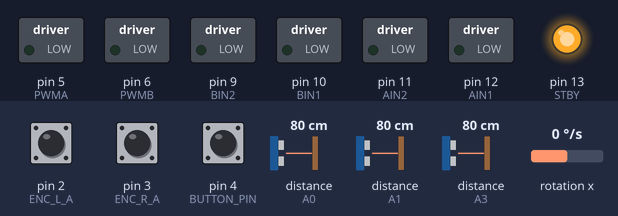
A program run on a simulated Arduino Nano, built with avr-gcc and run on an emulated ATmega328P. Parts: switched loads named in the program (green lamp = pin HIGH), output pins drawn as LEDs (lit = HIGH). Wiring (inferred from the names in the program): MPU-6050 motion sensor at I2C address 0x68. Inputs (shaded band) come from the test bench; at power-on: pin 4 (BUTTON_PIN) HIGH, distance to the obstacle (sensors on A3, A0, A1) 80 cm, rotation x 0 °/s, pin 2 (ENC_L_A) HIGH, pin 3 (ENC_R_A) HIGH. Pins used as bus, display or sensor lines are not drawn; what the program prints to the serial monitor is not drawn.

Above: at 1.2 s.
1.3 s: pin 4 (BUTTON_PIN) pulled LOW for 0.15 s
At 3.3 s:
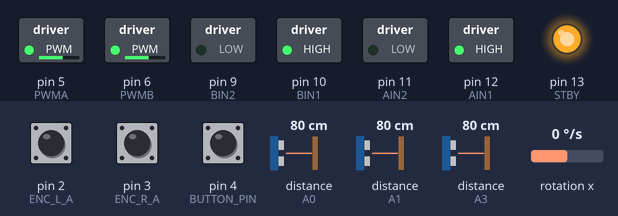
4.3 s: distance to the obstacle (sensor on A3) set to 6 cm
5.8 s: distance to the obstacle (sensor on A3) set to 3 cm
At 5.98 s:
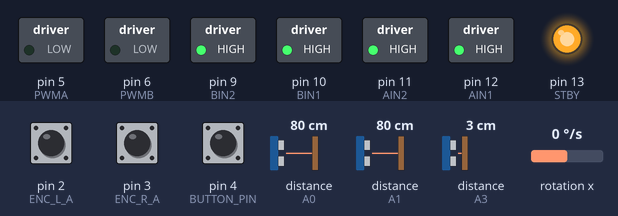
At 7.2 s:
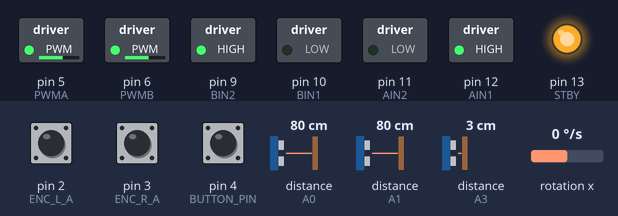
7.6 s: rotation x set to -192 °/s
At 9.3 s:
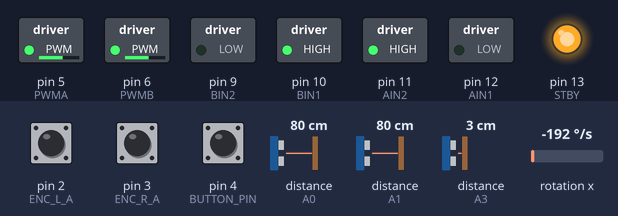
10.6 s: distance to the obstacle (sensor on A0) set to 9 cm
13.6 s: distance to the obstacle (sensor on A0) set to 6 cm
Timing chart, 0 to 16.6 s (numbered marks = the images above; inputs shaded):
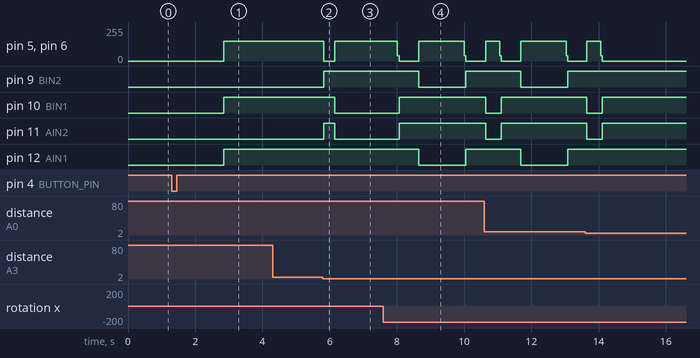

The program:

main.cpp
```cpp
// Test: Stage 7 — Explore and Speed Run
// This is the final integration test simulating a true Micromouse run.
// 1. Robot starts at (0,0) facing NORTH and explores the maze using floodfill.
// 2. Goal reached: Stops, prints maze and optimal path.
// 3. User physically moves robot back to (0,0) facing NORTH.
// 4. User clicks button. Robot executes speed run along optimal path.

#include "config.h"
#include "motion.h"
#include "imu.h"
#include "motors.h"
#include "encoders.h"
#include "sensors.h"
#include "maze.h"
#include "floodfill.h"
#include "navigation.h"
#include <Arduino.h>

enum TestState { TST_IDLE, TST_CALIBRATING, TST_EXPLORING, TST_SOLVED, TST_RUNNING, TST_DONE };
TestState state = TST_IDLE;

unsigned long buttonPressTime = 0;
bool buttonHeld = false;

// ── Button state machine ─────────────────────────────────────────────────────
bool checkLongPress() {
  if (digitalRead(BUTTON_PIN) == LOW) {
    if (buttonPressTime == 0) buttonPressTime = millis();
    else if (millis() - buttonPressTime > 1000) { buttonHeld = true; return true; }
  } else {
    if (buttonHeld) { buttonHeld = false; buttonPressTime = 0; return false; }
    buttonPressTime = 0;
  }
  return false;
}

void waitForRelease() {
  while (digitalRead(BUTTON_PIN) == LOW) delay(10);
  delay(50);
}

// ─────────────────────────────────────────────────────────────────────────────
void setup() {
  Serial.begin(115200);
  pinMode(BUTTON_PIN, INPUT_PULLUP);

  initMotion();
  initSensors();

  Serial.println(F("=== Stage 7: Explore & Speed Run ==="));
  Serial.println(F("Place robot at maze position (0,0) facing NORTH."));
  Serial.println(F("Click button to calibrate IMU and start exploration."));
}

void loop() {
  // Long press reset
  if (checkLongPress()) {
    Serial.println(F("\n[RESET] Returning to IDLE."));
    state = TST_IDLE;
    brake();
    delay(500);
    buttonHeld = false;
    buttonPressTime = 0;
    Serial.println(F("Place at (0,0) NORTH. Click to Calibrate & Explore."));
    return;
  }

  switch (state) {
    case TST_IDLE:
      if (digitalRead(BUTTON_PIN) == LOW && !buttonHeld) {
        waitForRelease();
        state = TST_CALIBRATING;
      }
      break;

    case TST_CALIBRATING:
      Serial.println(F("Calibrating IMU — keep bot STILL..."));
      initIMU();

      Serial.println(F("Initializing Navigation..."));
      initNavigation(0, 0, NORTH);

      Serial.println(F("Starting exploration..."));
      delay(1000);
      state = TST_EXPLORING;
      break;

    case TST_EXPLORING: {
      bool atGoal = exploreStep();
      if (atGoal) {
        Serial.println(F("\n*** GOAL REACHED! ***"));
        printMaze();

        Serial.println(F("Computing Shortest Path (Speed Run Profile)..."));
        computeSpeedRunPath(); // Generates F/L/R string

        Serial.println(F("\n--- EXPLORATION COMPLETE ---"));
        Serial.println(F("1. Pick up the robot."));
        Serial.println(F("2. Place it back at START (0,0) facing NORTH."));
        Serial.println(F("3. Click button to EXECUTE Speed Run."));
        state = TST_SOLVED;
      }
      break;
    }

    case TST_SOLVED:
      if (digitalRead(BUTTON_PIN) == LOW && !buttonHeld) {
        waitForRelease();
        Serial.println(F("Recalibrating IMU for Speed Run... Keep STILL."));
        initIMU(); // Recalibrate in case the user tilted it when picking it up
        delay(1000);
        state = TST_RUNNING;
      }
      break;

    case TST_RUNNING:
      executeSpeedRun();
      Serial.println(F("Hold button to reset."));
      state = TST_DONE;
      break;

    case TST_DONE:
      break;
  }
}
```

encoders.h
```cpp
#pragma once

#include "config.h"

extern volatile long leftTicks;
extern volatile long rightTicks;

void initEncoders();
void resetEncoders();
long getLeftTicks();
long getRightTicks();
```

floodfill.h
```cpp
#pragma once

#include <stdint.h>
#include "config.h"
#include "maze.h"

void floodFill();
Direction getBestDirection(uint8_t x, uint8_t y, Direction heading);
```

imu.h
```cpp
#pragma once

#include "config.h"

bool initIMU();
bool calibrateGyro();
void updateYawAngle();
float getYawAngle();
void resetYaw();
```

maze.h
```cpp
#pragma once

#include <stdint.h>
#include "config.h"

struct Cell {
  uint8_t walls;     // Bitmask: bit 0=N, 1=E, 2=S, 3=W
  uint8_t distance;  // Flood fill distance value (0-255)
  bool visited;      // Has robot entered this cell?
};

extern Cell maze[MAZE_SIZE][MAZE_SIZE];

void initMaze();
void updateWalls(uint8_t x, uint8_t y, Direction heading,
                 bool wF, bool wL, bool wR);
bool isGoal(uint8_t x, uint8_t y);
void printMaze();
```

motion.h
```cpp
#pragma once

#include "config.h"

// Initialize motion dependencies (if any specific state is needed)
void initMotion();

// High level movement functions
void moveForward(float distance_cm, bool hasLeftWall = false, bool hasRightWall = false);
void turnRight90();
void turnLeft90();
void turnBack();

// Helpers to get IMU and Encoders for PID feedback loops
void updateMotionState();
```

motors.h
```cpp
#pragma once

#include "config.h"

void initMotors();
void setMotors(int leftPWM, int rightPWM);
void brake();
```

navigation.h
```cpp
#pragma once

#include <stdint.h>
#include "config.h"
#include "maze.h"

// ── Robot position state (exported so test sketches can read them) ──────────
extern uint8_t  botX;
extern uint8_t  botY;
extern Direction botDir;

// ── Lifecycle ────────────────────────────────────────────────────────────────
void initNavigation(uint8_t startX = 0, uint8_t startY = 0, Direction startHeading = NORTH);

// ── Exploration ──────────────────────────────────────────────────────────────
// Execute exactly one explore step:
//   read sensors → update walls → flood fill → choose direction → turn → move
// Returns true when the goal has been reached.
bool exploreStep();

// ── Turn helper ──────────────────────────────────────────────────────────────
// Turn the bot to face `target` from `current` using the shortest rotation.
void turnToFace(Direction target, Direction current);

// ── Speed-run (Stage 7) stubs ────────────────────────────────────────────────
void computeSpeedRunPath();
void executeSpeedRun();
```

sensors.h
```cpp
#pragma once

#include "config.h"

// Expose state variables for debugging/dashboarding
extern float distFront;
extern float distLeft;
extern float distRight;

extern bool isWallFront;
extern bool isWallLeft;
extern bool isWallRight;

void initSensors();

// Call this function continuously in the loop to get fresh data (Non-blocking)
void updateSensors();

// Call this when the robot is fully stopped to get a guaranteed full sweep (Blocking)
void readAllSensorsBlocking();

bool wallFront();
bool wallLeft();
bool wallRight();
```

encoders.cpp
```cpp
#include "encoders.h"
#include <Arduino.h>

volatile long leftTicks = 0;
volatile long rightTicks = 0;

void leftISR() {
  // Left motor forward = +ve ticks
  if (digitalRead(ENC_L_B) == LOW)
    leftTicks++;
  else
    leftTicks--;
}

void rightISR() {
  // Right motor forward = +ve ticks
  if (digitalRead(ENC_R_B) == HIGH)
    rightTicks++;
  else
    rightTicks--;
}

void initEncoders() {
  pinMode(ENC_L_A, INPUT);
  pinMode(ENC_L_B, INPUT);
  pinMode(ENC_R_A, INPUT);
  pinMode(ENC_R_B, INPUT);

  // Left encoder on D2 (INT0), Right encoder on D3 (INT1)
  attachInterrupt(digitalPinToInterrupt(ENC_L_A), leftISR, RISING);
  attachInterrupt(digitalPinToInterrupt(ENC_R_A), rightISR, RISING);
}

void resetEncoders() {
  noInterrupts();
  leftTicks = 0;
  rightTicks = 0;
  interrupts();
}

long getLeftTicks() {
  noInterrupts();
  long t = leftTicks;
  interrupts();
  return t;
}

long getRightTicks() {
  noInterrupts();
  long t = rightTicks;
  interrupts();
  return t;
}
```

floodfill.cpp
```cpp
#include "floodfill.h"
#include "maze.h"
#include <Arduino.h>


#define QUEUE_SIZE 128

// ─────────────────────────────────────────────────────────────────────────────
// Neighbor offsets and wall masks for N, E, S, W
// ─────────────────────────────────────────────────────────────────────────────
static const int8_t dx[4] = {  0, +1,  0, -1 };  // N, E, S, W
static const int8_t dy[4] = { +1,  0, -1,  0 };
static const uint8_t wallBit[4] = { WALL_N, WALL_E, WALL_S, WALL_W };

// ─────────────────────────────────────────────────────────────────────────────
// floodFill: BFS from all 4 goal cells outward.
//   Every reachable cell gets a distance = fewest open-wall hops to goal.
// ─────────────────────────────────────────────────────────────────────────────
void floodFill() {
  // 1. Reset all distances
  for (uint8_t x = 0; x < MAZE_SIZE; x++) {
    for (uint8_t y = 0; y < MAZE_SIZE; y++) {
      maze[x][y].distance = 255;
    }
  }

  // 2. BFS queue (fixed array — no heap allocation on Arduino)
  //    Each entry is packed as (x << 4 | y) for compactness (values 0-7 each)
  uint8_t queue[QUEUE_SIZE];
  uint8_t head = 0, tail = 0;

  // 3. Seed the 4 goal cells at distance 0
  const uint8_t goalX[] = { GOAL_X1, GOAL_X1, GOAL_X2, GOAL_X2 };
  const uint8_t goalY[] = { GOAL_Y1, GOAL_Y2, GOAL_Y1, GOAL_Y2 };

  for (uint8_t i = 0; i < 4; i++) {
    uint8_t gx = goalX[i], gy = goalY[i];
    maze[gx][gy].distance = 0;
    queue[tail++] = (gx << 4) | gy;
  }

  // 4. BFS propagation
  while (head != tail) {
    uint8_t cell = queue[head++];
    if (head >= QUEUE_SIZE) head = 0; // ring buffer wrap

    uint8_t cx = (cell >> 4) & 0x0F;
    uint8_t cy = cell & 0x0F;

    uint8_t nextDist = maze[cx][cy].distance + 1;

    for (uint8_t dir = 0; dir < 4; dir++) {
      // Skip if there is a wall between current cell and neighbor
      if (maze[cx][cy].walls & wallBit[dir]) continue;

      int8_t nx = cx + dx[dir];
      int8_t ny = cy + dy[dir];

      // Bounds check
      if (nx < 0 || nx >= MAZE_SIZE || ny < 0 || ny >= MAZE_SIZE) continue;

      // Only update if we found a shorter path
      if (maze[nx][ny].distance > nextDist) {
        maze[nx][ny].distance = nextDist;
        queue[tail++] = ((uint8_t)nx << 4) | (uint8_t)ny;
        if (tail >= QUEUE_SIZE) tail = 0; // ring buffer wrap
      }
    }
  }
}

// ─────────────────────────────────────────────────────────────────────────────
// getBestDirection: Find the open neighbor with the lowest flood fill distance.
//   Prefers straight ahead to minimize turns if there's a tie.
// ─────────────────────────────────────────────────────────────────────────────
Direction getBestDirection(uint8_t x, uint8_t y, Direction heading) {
  uint8_t  bestDist = 255;
  Direction bestDir  = heading; // default: keep going straight

  // Check all 4 directions, prioritizing the current heading for ties
  for (int8_t offset = 0; offset < 4; offset++) {
    // Order: 0=straight, -1=right, 1=left, 2=back (encoded as 0,1,3,2)
    int8_t prio[4] = { 0, 1, 3, 2 }; // offsets from heading, priority order
    Direction dir = (Direction)(((int)heading + prio[offset] + 4) % 4);

    // Check for wall
    if (maze[x][y].walls & wallBit[dir]) continue;

    int8_t nx = x + dx[dir];
    int8_t ny = y + dy[dir];

    if (nx < 0 || nx >= MAZE_SIZE || ny < 0 || ny >= MAZE_SIZE) continue;

    if (maze[nx][ny].distance < bestDist) {
      bestDist = maze[nx][ny].distance;
      bestDir  = dir;
    }
  }

  return bestDir;
}
```

imu.cpp
```cpp
#include "imu.h"
#include "config.h"
#include <Arduino.h>
#include <Wire.h>

static float yawAngle = 0.0;
static float gyroBias = 0.0;
static unsigned long lastIMUTime = 0;

static int16_t readRawGyro() {
  Wire.beginTransmission(MPU_ADDR);
  Wire.write(GYRO_REG);
  Wire.endTransmission(false);
  Wire.requestFrom(MPU_ADDR, 2);
  return Wire.read() << 8 | Wire.read();
}

bool initIMU() {
  Wire.begin();

  // Wake up MPU6050
  Wire.beginTransmission(MPU_ADDR);
  Wire.write(0x6B); // PWR_MGMT_1
  Wire.write(0x00);
  if (Wire.endTransmission() != 0) {
    return false; // MPU not found
  }

  // Set gyro range to ±250°/s
  Wire.beginTransmission(MPU_ADDR);
  Wire.write(0x1B);
  Wire.write(0x00);
  Wire.endTransmission();

  return true;
}

bool calibrateGyro() {
  long sum = 0;
  // Discard first few readings
  for (int i = 0; i < 50; i++) {
    readRawGyro();
    delay(2);
  }

  // Average 400 samples
  for (int i = 0; i < 400; i++) {
    sum += readRawGyro();
    delay(5);
  }
  gyroBias = sum / 400.0;
  lastIMUTime = micros();
  return true;
}

void updateYawAngle() {
  unsigned long now = micros();
  float dt = (now - lastIMUTime) / 1000000.0;
  lastIMUTime = now;

  int16_t raw = readRawGyro();
  float rate = (raw - gyroBias) / GYRO_SENS;

  // Positive yaw = left, negative yaw = right
  yawAngle += rate * dt;

  // Wrap to +/- 180 degrees
  if (yawAngle > 180.0) yawAngle -= 360.0;
  if (yawAngle < -180.0) yawAngle += 360.0;
}

float getYawAngle() {
  return yawAngle;
}

void resetYaw() {
  yawAngle = 0.0;
}
```

maze.cpp
```cpp
#include "maze.h"
#include <Arduino.h>


Cell maze[MAZE_SIZE][MAZE_SIZE];

// ─────────────────────────────────────────────────────────────────────────────
// initMaze: Reset all cells and stamp in the outer perimeter walls
// ─────────────────────────────────────────────────────────────────────────────
void initMaze() {
  for (uint8_t x = 0; x < MAZE_SIZE; x++) {
    for (uint8_t y = 0; y < MAZE_SIZE; y++) {
      maze[x][y].walls    = 0;
      maze[x][y].distance = 255; // Unknown / infinity
      maze[x][y].visited  = false;
    }
  }

  // Stamp outer perimeter walls
  for (uint8_t i = 0; i < MAZE_SIZE; i++) {
    maze[i][0].walls          |= WALL_S; // Bottom row: South wall
    maze[i][MAZE_SIZE-1].walls |= WALL_N; // Top row: North wall
    maze[0][i].walls          |= WALL_W; // Left col: West wall
    maze[MAZE_SIZE-1][i].walls |= WALL_E; // Right col: East wall
  }
}

// ─────────────────────────────────────────────────────────────────────────────
// updateWalls: Translate relative sensor readings to absolute wall bitmasks.
//   heading = robot's absolute compass direction (NORTH=0, EAST=1, SOUTH=2, WEST=3)
//   wF = front wall seen, wL = left wall seen, wR = right wall seen
// ─────────────────────────────────────────────────────────────────────────────
void updateWalls(uint8_t x, uint8_t y, Direction heading,
                 bool wF, bool wL, bool wR) {

  // Map (heading + relative offset) to absolute direction bitmask
  // Offset: 0=Front, 3=Left(-1=+3), 1=Right
  auto absBit = [](Direction h, int offset) -> uint8_t {
    int dir = ((int)h + offset) % 4;
    switch (dir) {
      case 0: return WALL_N;
      case 1: return WALL_E;
      case 2: return WALL_S;
      case 3: return WALL_W;
    }
    return 0;
  };

  // Absolute bitmasks for each relative sensor
  uint8_t frontBit = absBit(heading, 0);
  uint8_t rightBit = absBit(heading, 1);
  uint8_t leftBit  = absBit(heading, 3);

  if (wF) maze[x][y].walls |= frontBit;
  if (wR) maze[x][y].walls |= rightBit;
  if (wL) maze[x][y].walls |= leftBit;

  // ── Mirror to neighbors ────────────────────────────────────────────────────
  // Each wall is shared between two adjacent cells. We must update both.
  // Neighbor offsets: N=(0,+1), E=(+1,0), S=(0,-1), W=(-1,0)
  auto mirrorWall = [&](uint8_t bit) {
    int nx = x, ny = y;
    uint8_t mirrorBit;
    switch (bit) {
      case WALL_N: ny++; mirrorBit = WALL_S; break;
      case WALL_S: ny--; mirrorBit = WALL_N; break;
      case WALL_E: nx++; mirrorBit = WALL_W; break;
      case WALL_W: nx--; mirrorBit = WALL_E; break;
      default: return;
    }
    if (nx >= 0 && nx < MAZE_SIZE && ny >= 0 && ny < MAZE_SIZE) {
      maze[nx][ny].walls |= mirrorBit;
    }
  };

  if (wF) mirrorWall(frontBit);
  if (wR) mirrorWall(rightBit);
  if (wL) mirrorWall(leftBit);

  maze[x][y].visited = true;
}

bool isGoal(uint8_t x, uint8_t y) {
  return (x == GOAL_X1 || x == GOAL_X2) &&
         (y == GOAL_Y1 || y == GOAL_Y2);
}

// ─────────────────────────────────────────────────────────────────────────────
// printMaze: Renders an ASCII representation of the 8x8 grid to Serial.
//   Each cell is drawn with N/S/E/W walls and the distance number.
// ─────────────────────────────────────────────────────────────────────────────
void printMaze() {
  Serial.println(F("\n=== MAZE STATE ==="));

  // Print from North (top) down to South (bottom)
  for (int y = MAZE_SIZE - 1; y >= 0; y--) {

    // --- Top border of this row ---
    for (uint8_t x = 0; x < MAZE_SIZE; x++) {
      Serial.print((maze[x][y].walls & WALL_N) ? "+---" : "+   ");
    }
    Serial.println("+");

    // --- Cell content row ---
    for (uint8_t x = 0; x < MAZE_SIZE; x++) {
      // Print left wall
      Serial.print((maze[x][y].walls & WALL_W) ? "|" : " ");

      // Print distance or '??' if not yet calculated
      if (maze[x][y].distance < 255) {
        char buf[4];
        sprintf(buf, "%3u", maze[x][y].distance);
        Serial.print(buf);
      } else {
        Serial.print(" ? ");
      }
    }
    // Print rightmost wall
    Serial.print((maze[MAZE_SIZE-1][y].walls & WALL_E) ? "|" : " ");
    Serial.println();
  }

  // --- Bottom border of the last row ---
  for (uint8_t x = 0; x < MAZE_SIZE; x++) {
    Serial.print((maze[x][0].walls & WALL_S) ? "+---" : "+   ");
  }
  Serial.println("+");
  Serial.println();
}
```

motors.cpp
```cpp
#include "motors.h"
#include <Arduino.h>

void initMotors() {
  pinMode(PWMA, OUTPUT);
  pinMode(AIN1, OUTPUT);
  pinMode(AIN2, OUTPUT);

  pinMode(PWMB, OUTPUT);
  pinMode(BIN1, OUTPUT);
  pinMode(BIN2, OUTPUT);

  pinMode(STBY, OUTPUT);
  digitalWrite(STBY, HIGH); // Enable motor driver
}

void setMotors(int leftSpeed, int rightSpeed) {
  // Constrain speeds
  leftSpeed = constrain(leftSpeed, -255, 255);
  rightSpeed = constrain(rightSpeed, -255, 255);

  // Left Motor (PWMA, AIN1, AIN2)
  if (leftSpeed == 0) {
    digitalWrite(AIN1, LOW);
    digitalWrite(AIN2, LOW);
    analogWrite(PWMA, 0);
  } else if (leftSpeed > 0) {
    digitalWrite(AIN1, HIGH);
    digitalWrite(AIN2, LOW);
    analogWrite(PWMA, leftSpeed);
  } else {
    digitalWrite(AIN1, LOW);
    digitalWrite(AIN2, HIGH);
    analogWrite(PWMA, -leftSpeed);
  }

  // Right Motor (PWMB, BIN1, BIN2)
  if (rightSpeed == 0) {
    digitalWrite(BIN1, LOW);
    digitalWrite(BIN2, LOW);
    analogWrite(PWMB, 0);
  } else if (rightSpeed > 0) {
    digitalWrite(BIN1, HIGH);
    digitalWrite(BIN2, LOW);
    analogWrite(PWMB, rightSpeed);
  } else {
    digitalWrite(BIN1, LOW);
    digitalWrite(BIN2, HIGH);
    analogWrite(PWMB, -rightSpeed);
  }
}

void brake() {
  digitalWrite(AIN1, HIGH);
  digitalWrite(AIN2, HIGH);
  analogWrite(PWMA, 0);

  digitalWrite(BIN1, HIGH);
  digitalWrite(BIN2, HIGH);
  analogWrite(PWMB, 0);
}
```

Source omitted: motion.cpp (5562 bytes), navigation.cpp (9425 bytes), sensors.cpp (2330 bytes), config.h (3843 bytes)

Measured:
- the behaviour switches between 5 and 4 cm on distance to the obstacle (sensor on A3) (found by bisection; images 1 and 2)
- after the input at 1.3 s, pin 5 (PWMA), pin 6 (PWMB): 0/255 → 150/255 after 1.5 s; pin 10 (BIN1), pin 12 (AIN1): LOW → HIGH after 1.5 s
- after the input at 4.3 s, every drawn part: stays the same
- after the input at 5.8 s, pin 5 (PWMA), pin 6 (PWMB): 150/255 → 0/255 at once, → 150/255 0.33 s later; pin 9 (BIN2): LOW → HIGH at once; pin 10 (BIN1): HIGH → LOW after 0.35 s; pin 11 (AIN2): LOW → HIGH at once, → LOW 0.33 s later
- after the input at 7.6 s, pin 5 (PWMA), pin 6 (PWMB): 150/255 → 0/255 after 0.42 s, → 150/255 0.64 s later, → 0/255 1.4 s later; pin 9 (BIN2), pin 12 (AIN1): HIGH → LOW after 1.1 s, → HIGH 1.4 s later; pin 10 (BIN1), pin 11 (AIN2): LOW → HIGH after 0.46 s
